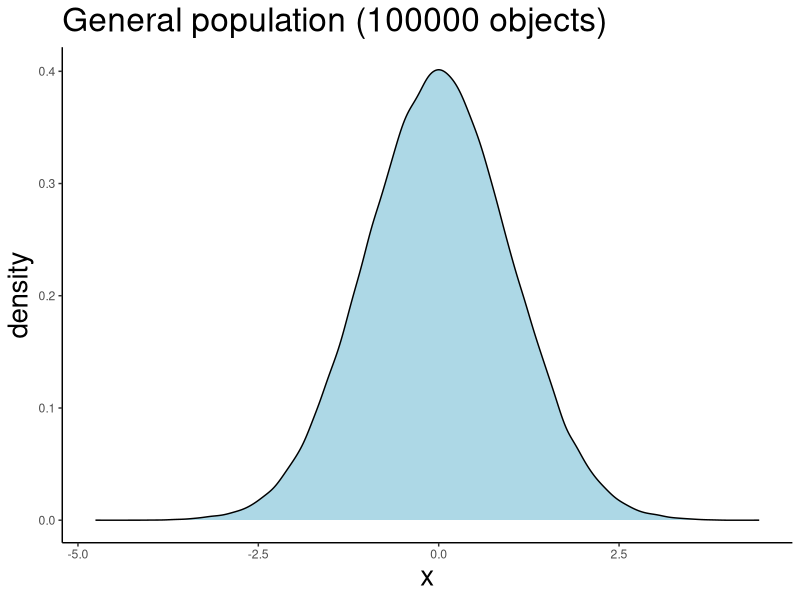
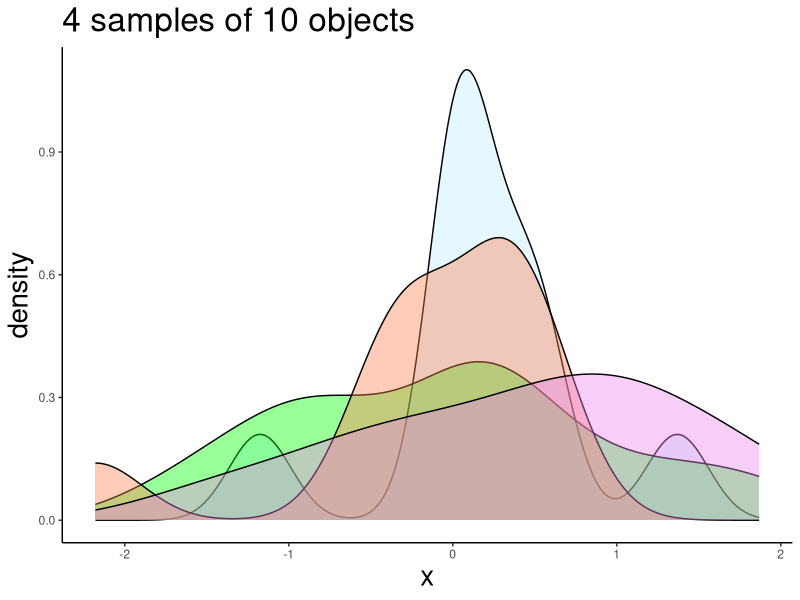
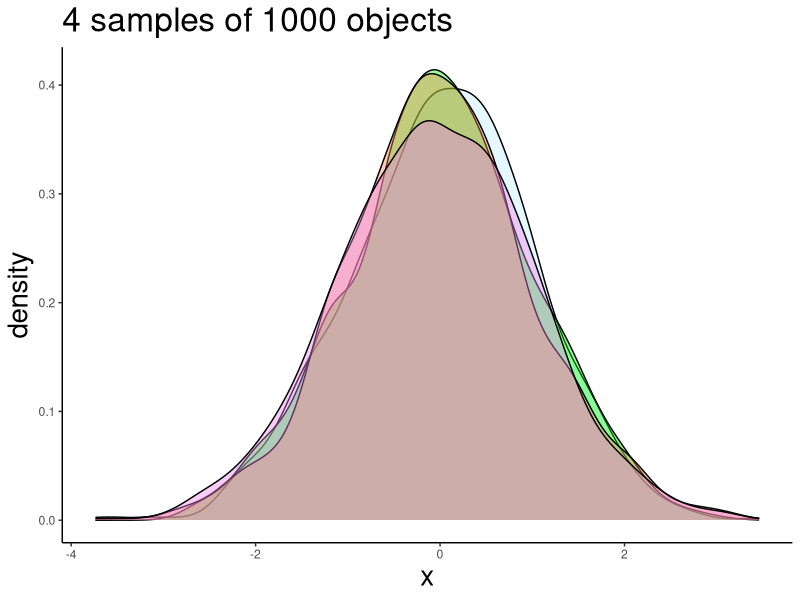
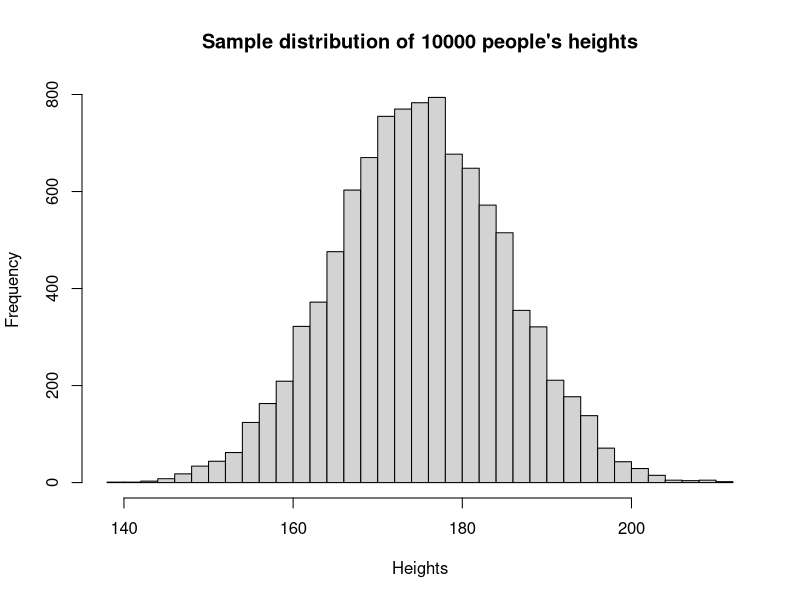
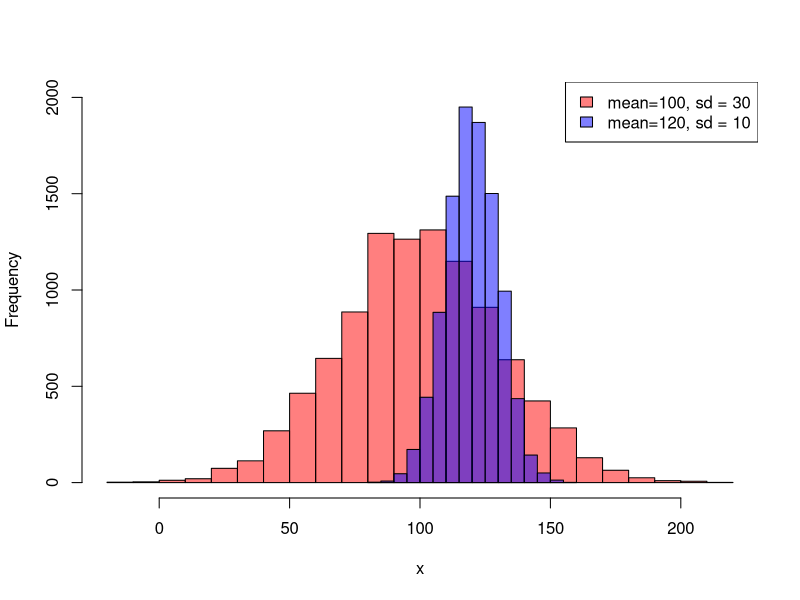
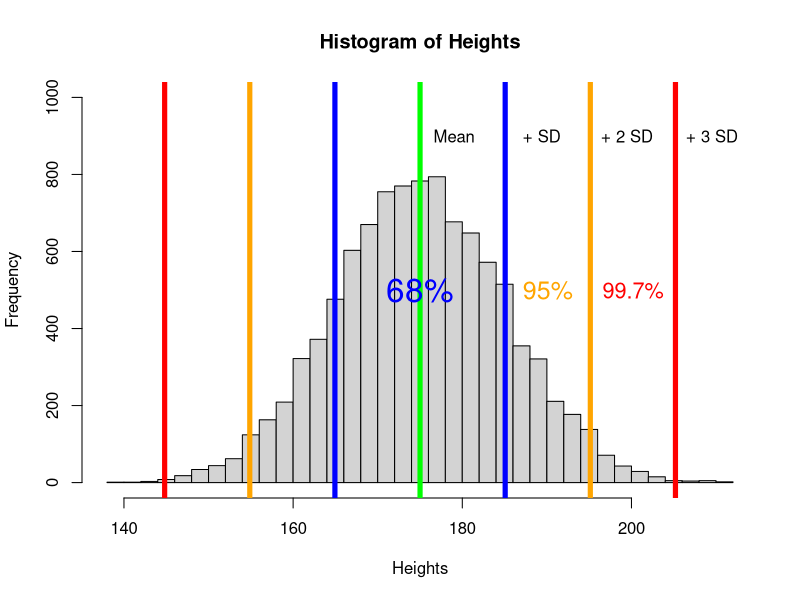
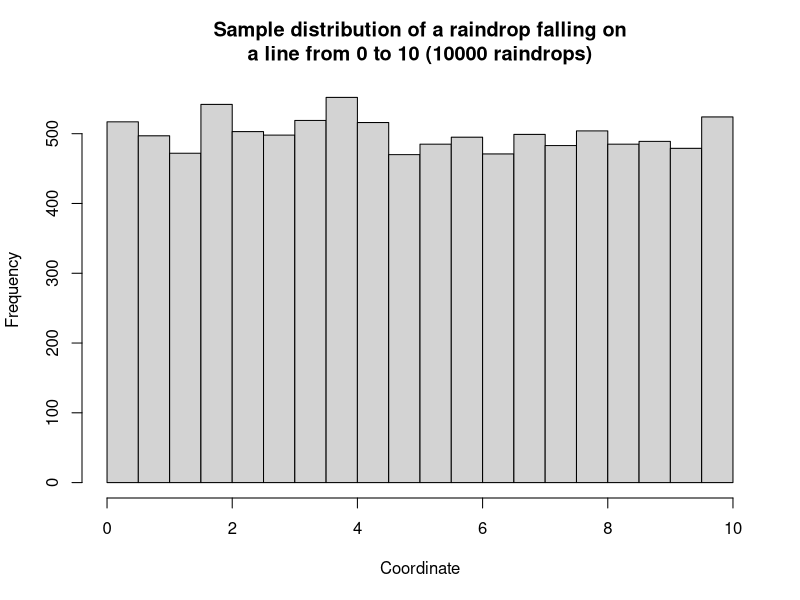
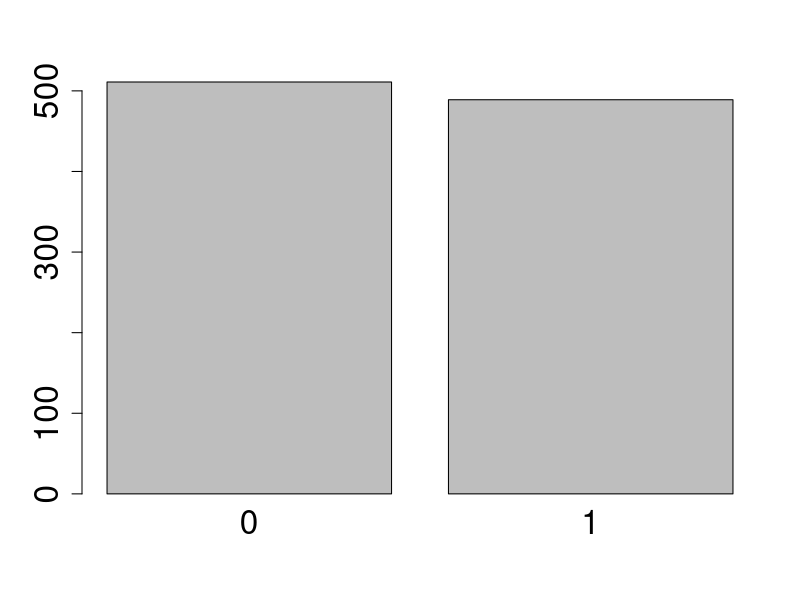

These figures' R source, in order:
## ---- chunk 1
knitr::opts_chunk$set(echo = F, fig.width = 8, fig.height = 4)
library(dplyr)
library(ggplot2)
## ---- chunk 2
normgenpop = rnorm(100000) %>%  as.data.frame(nm = 'x')
normgenpop %>% ggplot(aes(x=x)) +
geom_density(col='black', fill="lightblue") +
theme_classic() + labs(title='General population (100000 objects)') +
    theme(title = element_text(size=20))

# normgenpop = rnorm(100000) 
# hist(normgenpop, br=50, xlab='X', main = 'General population')
## ---- chunk 3
ggplot() + 
  geom_density(data=sample_n(normgenpop, 10), fill='lightblue1',
                 aes(x=x), alpha=0.4) +
  geom_density(data=sample_n(normgenpop, 10),fill='green', 
                 aes(x=x), alpha=0.4) + 
  geom_density(data=sample_n(normgenpop, 10), fill='coral',
                 aes(x=x), alpha=0.4) + 
  geom_density(data=sample_n(normgenpop, 10), fill = 'violet',
                 aes(x=x), alpha=0.4) +
  theme_classic() + labs(title='4 samples of 10 objects') +
  theme(title = element_text(size=20))
## ---- chunk 4
ggplot() + 
  geom_density(data=sample_n(normgenpop, 1000), fill='lightblue1',
                 aes(x=x), alpha=0.4) +
  geom_density(data=sample_n(normgenpop, 1000),fill='green', 
                 aes(x=x), alpha=0.4) + 
  geom_density(data=sample_n(normgenpop, 1000), fill='coral',
                 aes(x=x), alpha=0.4) + 
  geom_density(data=sample_n(normgenpop, 1000), fill = 'violet',
                 aes(x=x), alpha=0.4) +
  theme_classic() + labs(title='4 samples of 1000 objects') +
  theme(title = element_text(size=20))
## ---- chunk 5
Heights = rnorm(10000, mean = 175, sd = 10)
hist(Heights, breaks = 30, freq = T,
     main = 'Sample distribution of 10000 people\'s heights' )
## ---- chunk 6
Heights_sd30 = rnorm(10000, mean = 100, sd = 30)
Heights_sd10 = rnorm(10000, mean = 120, sd = 10)

hist(Heights_sd30, breaks = 30, freq = T, 
     col = rgb(1, 0, 0, alpha = 0.5), ylim= c(0, 2000), 
     main='', xlab='x')
hist(Heights_sd10, breaks = 20, freq = T, 
     col = rgb(0, 0, 1, alpha = 0.5), add = TRUE)

legend("topright", legend = c("mean=100, sd = 30", "mean=120, sd = 10"), 
       fill = c(rgb(1, 0, 0, alpha = 0.5),
                rgb(0, 0, 1, alpha = 0.5)))
## ---- chunk 7
hist(Heights, breaks = 30, freq = T, ylim = c(0,1000))

abline(v=mean(Heights), col='green', lwd=5)
text(mean(Heights)+0.4*sd(Heights), 900, 'Mean', cex=1, )

abline(v=mean(Heights)+sd(Heights), col='blue', lwd=5)
abline(v=mean(Heights)-sd(Heights), col='blue', lwd=5)
text(mean(Heights), 500, '68%', cex=2, col = "blue")

text(mean(Heights)+1.4*sd(Heights), 900, ' + SD', cex=1)


abline(v=mean(Heights)+2*sd(Heights), col='orange', lwd=5)
abline(v=mean(Heights)-2*sd(Heights), col='orange', lwd=5)
text(mean(Heights)+1.5*sd(Heights), 500, '95%', 
     cex=1.5, col = "orange")

text(mean(Heights)+2.4*sd(Heights), 900, ' + 2 SD', cex=1)

abline(v=mean(Heights)+3*sd(Heights), col='red', lwd=5)
abline(v=mean(Heights)-3*sd(Heights), col='red', lwd=5)
text(mean(Heights)+2.5*sd(Heights), 500, '99.7%', 
     cex=1.3, col = "red")

text(mean(Heights)+3.4*sd(Heights), 900, ' + 3 SD', cex=1)

## ---- chunk 8
raindrops = runif(10000, min=0, max=10)

hist(raindrops, 
     breaks = 30, 
     freq = T,
     xlab = 'Coordinate',
     main = 'Sample distribution of a raindrop falling on\na line from 0 to 10 (10000 raindrops)')
# Probability of raindrop
## ---- chunk 9
coin_toss = rbinom(1000, size = 1, prob = 0.5)
barplot(table(coin_toss), cex.axis = 2, cex.names = 2)
## ---- chunk 10
coin_toss = rbinom(10000, size = 100, p=0.5)
hist(coin_toss, breaks = 30, freq = T,
     xlab = 'Number of heads received (k)', 
     ylab = "Number of experiments",
     main = 'Sample distribution of successes in 10000 experiments of 10x coin tosses')
## ---- chunk 11

coin_toss_100 = rbinom(10000, size = 100, p=0.5)
coin_toss_10 = rbinom(10000, size = 10, p=0.5)

coin_toss_left = rbinom(10000, size = 10, p=0.25)
coin_toss_right = rbinom(10000, size = 10, p=0.75)

par(mfrow=c(1,2))
hist(coin_toss_left, breaks = 10, freq = T, 
     xlab = 'Number of heads received (k)', 
     ylab = "Number of experiments",
     main = "", 
     xlim=c(0, 12), 
     ylim = c(0,3500),
     col = rgb(0, 0, 1, alpha = 0.5))

hist(coin_toss_right, breaks = 10, freq = T, 
     xlab = 'Number of heads received (k)', 
     ylab = "Number of experiments",
     main = "", add=T, 
     col = rgb(1, 0, 0, alpha = 0.5))


legend("topright", legend = c("p=0.75",
                              "p=0.25"), 
       fill = c(rgb(1, 0, 0, alpha = 0.5),
                rgb(0, 0, 1, alpha = 0.5)))

hist(coin_toss_100, breaks = 20, freq = T, 
     xlab = 'Number of heads received (k)', 
     ylab = "Number of experiments",
     main = "", 
     xlim=c(0, 100), 
     ylim = c(0,2500),
     col = rgb(1, 0, 0, alpha = 0.5))

hist(coin_toss_10, breaks = 10, freq = T, 
     add=T, 
     col = rgb(0, 0, 1, alpha = 0.5))

legend("topright", legend = c("n=10",
                              "n=100"), 
       fill = c(rgb(0, 0, 1, alpha = 0.5),
                rgb(1, 0, 0, alpha = 0.5)))
## ---- chunk 12
pois_rand = rpois(10000, 10)

hist(pois_rand, breaks = 30, freq = T, 
     xlab = 'Number of successes',
     main = 'Sample distribution of the number of \nlightning strikes per hour (10 expected, recorded 10000 h)',
     xlim = c(0, 30))
## ---- chunk 13
pois_rand = rpois(10000, 10)
pois_rand_2 = rpois(10000, 60)
pois_rand_3 = rpois(10000, 3)

hist(pois_rand, breaks = 30, freq = T, 
     xlab = 'Number of successes',
     # ylab = "Number of experiments", 
     ylim = c(0, 2800),
     xlim = c(0, 100),
     main = "",
     col = rgb(0, 0, 1, alpha = 0.5),
     )

hist(pois_rand_2, breaks = 30, freq = T,
     col = rgb(0, 1, 0, alpha = 0.5),
     add = T)

hist(pois_rand_3, breaks = 10, freq = T, 
     col = rgb(1, 0, 0, alpha = 0.5),
     add = T)


legend("topright", legend = c("lambda=3", 
                              "lambda=10",
                              "lambda=60"), 
       fill = c(rgb(1, 0, 0, alpha = 0.5),
                rgb(0, 0, 1, alpha = 0.5),
                rgb(0, 1, 0, alpha = 0.5)))
## ---- chunk 14
rnorm(n=5, mean=100, sd=10)
## ---- chunk 15
dnorm(x=100, mean=100, sd=10)
## ---- chunk 16
pnorm(q = 80, mean=100, sd=10) # prob to obtain any value less than 80
pnorm(q = c(70,80,90,110,120,130), mean=100, sd=10)
## ---- chunk 17
qnorm(p = c(0.003, 0.05, 0.16, 0.84, 0.95, 0.997), mean=100, sd=10)
## ---- chunk 18
mode_fun = function(x) x %>% table() %>% sort(decreasing = T) %>% head(1) %>% names() %>% as.numeric()
## ---- chunk 19
twomodes = c(rbinom(10000, 31, 0.4), rbinom(10000, 31, 0.7))

hist(twomodes, breaks=30, 
     main=NULL,
     xlab='X')
abline(v = 30*0.4, lwd=3, col='red')
abline(v = 31*0.7, lwd=3, col='red')
abline(v = mean(twomodes), lwd=3, col='blue')
abline(v = median(twomodes), lwd=3, col='green3')

legend("topright",
       col = c('red', 'blue', 'green3'), 
       legend = c('modes', 'mean', "median"), 
        lwd = 3, bty = "n")

## ---- chunk 20
expsmall = rexp(10000, 10)

hist(expsmall, breaks=30, 
     main=NULL,
     xlab='X')
abline(v = mode_fun(expsmall), lwd=3, col='red')
abline(v = mean(expsmall), lwd=3, col='blue')
abline(v = median(expsmall), lwd=3, col='green3')

legend("topright",
       col = c('red', 'blue', 'green3'), 
       legend = c('mode', 'mean', "median"), 
        lwd = 3, bty = "n")

## ---- chunk 21
normoutlier = c(rnorm(100), 50, 50, 50)

hist(normoutlier, breaks=60, 
     main=NULL,
     xlab='X')
# abline(v = 0, lwd=3, col='red')
abline(v = mean(normoutlier), lwd=3, col='blue')
abline(v = median(normoutlier), lwd=3, col='green3')

# text(x=7, y=10, label='mean')

legend("topright",
       col = c(
         # 'red',
         'blue', 'green3'), 
       legend = c(
         # 'mode',
         'mean', "median"), 
        lwd = 3, bty = "n")

